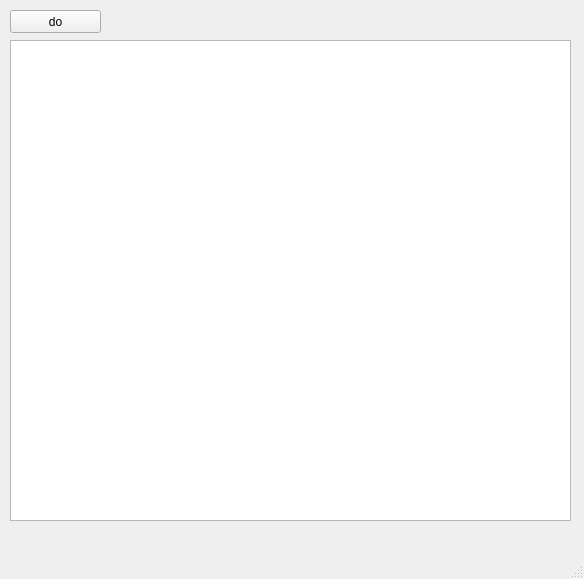
<?xml version="1.0" encoding="UTF-8"?>
<ui version="4.0">
 <class>MainWindow</class>
 <widget class="QMainWindow" name="MainWindow">
  <property name="geometry">
   <rect>
    <x>0</x>
    <y>0</y>
    <width>584</width>
    <height>579</height>
   </rect>
  </property>
  <property name="windowTitle">
   <string>MainWindow</string>
  </property>
  <widget class="QWidget" name="centralwidget">
   <widget class="QTableWidget" name="tableWidget">
    <property name="geometry">
     <rect>
      <x>10</x>
      <y>40</y>
      <width>561</width>
      <height>481</height>
     </rect>
    </property>
   </widget>
   <widget class="QPushButton" name="pushButton">
    <property name="geometry">
     <rect>
      <x>10</x>
      <y>10</y>
      <width>91</width>
      <height>23</height>
     </rect>
    </property>
    <property name="text">
     <string>do</string>
    </property>
   </widget>
  </widget>
  <widget class="QMenuBar" name="menubar">
   <property name="geometry">
    <rect>
     <x>0</x>
     <y>0</y>
     <width>584</width>
     <height>21</height>
    </rect>
   </property>
  </widget>
  <widget class="QStatusBar" name="statusbar"/>
 </widget>
 <resources/>
 <connections/>
</ui>
